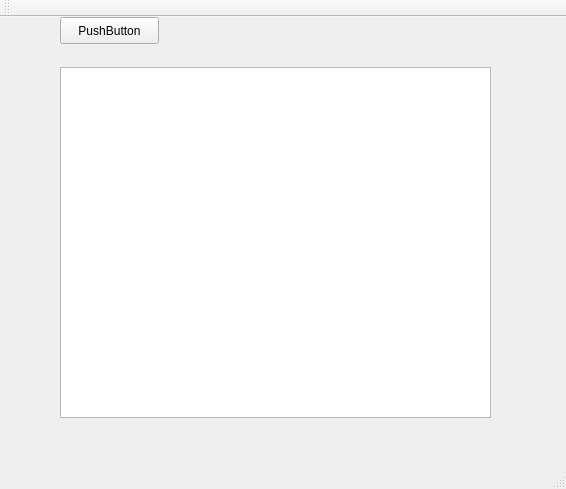
<?xml version="1.0" encoding="UTF-8"?>
<ui version="4.0">
 <class>MainWindow</class>
 <widget class="QMainWindow" name="MainWindow">
  <property name="geometry">
   <rect>
    <x>0</x>
    <y>0</y>
    <width>566</width>
    <height>489</height>
   </rect>
  </property>
  <property name="windowTitle">
   <string>MainWindow</string>
  </property>
  <widget class="QWidget" name="centralWidget">
   <widget class="QPushButton" name="pushButton">
    <property name="geometry">
     <rect>
      <x>60</x>
      <y>0</y>
      <width>99</width>
      <height>27</height>
     </rect>
    </property>
    <property name="text">
     <string>PushButton</string>
    </property>
   </widget>
   <widget class="QListWidget" name="listWidget">
    <property name="geometry">
     <rect>
      <x>60</x>
      <y>50</y>
      <width>431</width>
      <height>351</height>
     </rect>
    </property>
   </widget>
  </widget>
  <widget class="QMenuBar" name="menuBar">
   <property name="geometry">
    <rect>
     <x>0</x>
     <y>0</y>
     <width>566</width>
     <height>31</height>
    </rect>
   </property>
  </widget>
  <widget class="QToolBar" name="mainToolBar">
   <attribute name="toolBarArea">
    <enum>TopToolBarArea</enum>
   </attribute>
   <attribute name="toolBarBreak">
    <bool>false</bool>
   </attribute>
  </widget>
  <widget class="QStatusBar" name="statusBar"/>
 </widget>
 <layoutdefault spacing="6" margin="11"/>
 <resources/>
 <connections/>
</ui>
